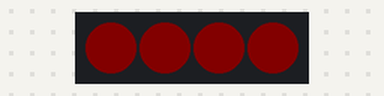
Simulated run of this sketch. Board: ATtiny85, built with avr-gcc and run on an emulated ATtiny85. Parts: 4 RGB LEDs in strip order, left to right. Dim RGB values are drawn brighter than linear.

Above: at 0.4 s.
At 2.0 s:
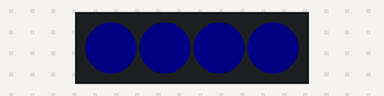
At 4.5 s:
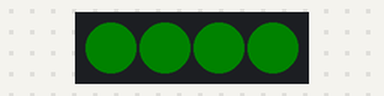
At 6.2 s:
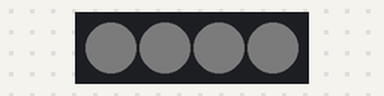
Timing chart, 0 to 7.6 s (numbered marks = the images above):
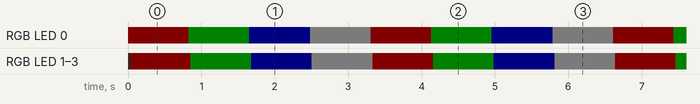

Measured:
- by itself, RGB LED 0–3: repeats every 3.3 s: RGB(0, 6, 0) 0.83 s, RGB(0, 0, 6) 0.83 s, RGB(3, 3, 3) 0.83 s, RGB(6, 0, 0) 0.83 s
- by itself, everything shown: repeats every 3.3 s, in 8 steps

The sketch:

3_1_2812LED_RGBtest.ino
```cpp
/*****************************************************

 * This code applies to Arduino 6DOF Metal Arm Kit
 * Through this link you can download the source code:
 * https://github.com/Cokoino/CKK0017

*****************************************************/
#include <Adafruit_NeoPixel.h>
#ifdef __AVR__
#include <avr/power.h> // Required for 16 MHz Adafruit Trinket
#endif
#define WS2812_PIN A1   //WS2812 PIN
#define WS2812_COUNT  4  // How many NeoPixels are attached to the Arduino?
#define BRIGHTNESS 6  // NeoPixel brightness, 0 (min) to 255 (max)
// Declare our NeoPixel strip object:
Adafruit_NeoPixel strip = Adafruit_NeoPixel(WS2812_COUNT, WS2812_PIN, NEO_GRB + NEO_KHZ800);
// Argument 1 = Number of pixels in NeoPixel strip
// Argument 2 = Arduino pin number (most are valid)
// Argument 3 = Pixel type flags, add together as needed:
//   NEO_KHZ800  800 KHz bitstream (most NeoPixel products w/WS2812 LEDs)

///////////////////////////////////////////////////////////////////////////////////
void setup()
{
  // These lines are specifically to support the Adafruit Trinket 5V 16 MHz.
  // Any other board, you can remove this part (but no harm leaving it):
 // #if defined (__AVR_ATtiny85__)
    //if (F_CPU == 16000000) clock_prescale_set(clock_div_1);
  //#endif        // END of Trinket-specific code.
  strip.begin();// INITIALIZE NeoPixel strip object (REQUIRED)
  strip.show(); // Turn OFF all pixels ASAP
  strip.setBrightness(BRIGHTNESS);
}
///////////////////////////////////////////////////////////////////////////////////
void loop()
{
  // Fill along the length of the strip in various colors...
  colorWipe(strip.Color(255, 0, 0), 6); // Red
  delay(800);
  //colorWipe(strip.Color(255, 150, 0), 6); // yellow
  //delay(800);
  colorWipe(strip.Color(0, 255, 0), 6); // Green
  delay(800);
  //colorWipe(strip.Color(0, 255, 255), 6); // CYAN
  //delay(800);
  colorWipe(strip.Color(0, 0, 255), 6); // Blue
  delay(800);
  //colorWipe(strip.Color(180, 0, 255), 6); // purple
  //delay(800);
  colorWipe(strip.Color(127, 127, 127), 6); // White
  delay(800);
  //colorWipe(strip.Color(0, 0, 0), 0); // Clear
}

void colorWipe(uint32_t c, uint8_t wait)
{
  for(uint16_t i=0; i<strip.numPixels(); i++) {// For each pixel in strip...
    strip.setPixelColor(i, c);                 //  Set pixel's color (in RAM)
    strip.show();                              //  Update strip to match
    delay(wait);                               //  Pause for a moment
  }
}

//Theatre-style crawling lights.
void theaterChase(uint32_t c, uint8_t wait)
{
  for (int j=0; j<10; j++) {  //do 10 cycles of chasing
    for (int q=0; q < 3; q++) {
      for (int i=0; i < strip.numPixels(); i=i+3) {
        strip.setPixelColor(i+q, c);    //turn every third pixel on
      }
      strip.show();
      delay(wait);
      for (int i=0; i < strip.numPixels(); i=i+3) {
        strip.setPixelColor(i+q, 0);        //turn every third pixel off
       }
     }
   }
 }
```
